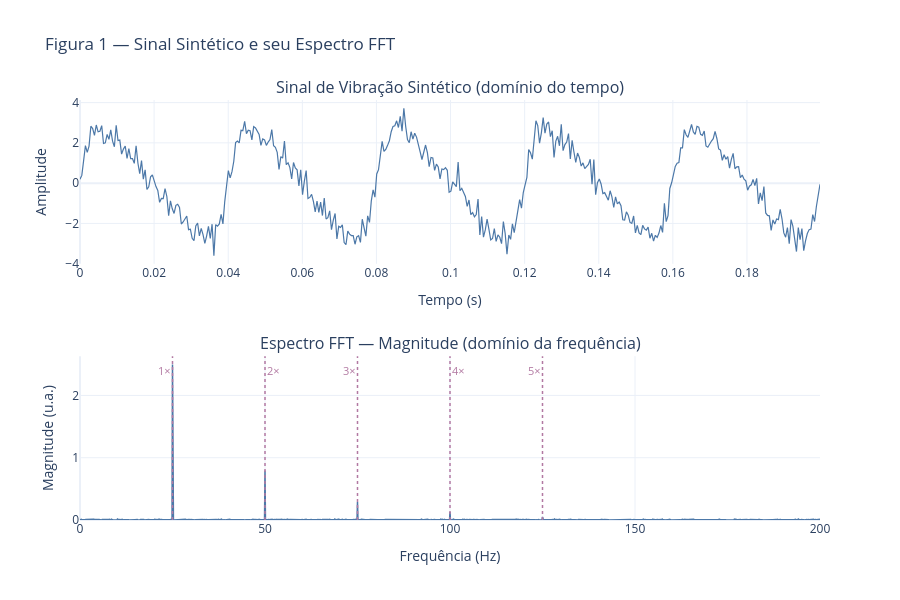

Notebook code for this chart:
### Code cell
# ── 3.2 Visualização — Sinal no tempo e espectro FFT ─────────────────────────
fig = make_subplots(
    rows=2, cols=1,
    subplot_titles=("Sinal de Vibração Sintético (domínio do tempo)",
                    "Espectro FFT — Magnitude (domínio da frequência)"),
    vertical_spacing=0.22
)

# Painel 1 — Sinal no tempo (primeiros 200 ms)
mask_t = t <= 0.2
fig.add_trace(
    go.Scatter(x=t[mask_t], y=sinal[mask_t],
               line=dict(color=COR_ESPECTRO, width=1.2),
               name="Sinal"),
    row=1, col=1
)

# Painel 2 — Espectro FFT (0–200 Hz)
mask_f = freqs_sint <= 200
fig.add_trace(
    go.Scatter(x=freqs_sint[mask_f], y=espectro_sint[mask_f],
               line=dict(color=COR_ESPECTRO, width=1.5),
               fill="tozeroy", fillcolor="rgba(76,120,168,0.15)",
               name="FFT"),
    row=2, col=1
)

# Marca as harmônicas verdadeiras
_harm_positions = [
    ("top left",  -5),
    ("top right", -5),
    ("top left",  -5),
    ("top right", -5),
    ("top left",  -5),
]
for k, (_pos, _ysh) in zip(range(1, 6), _harm_positions):
    fk = k * F0
    fig.add_vline(
        x=fk, line=dict(color=COR_HARMONICAS, dash="dot", width=1.5),
        annotation_text=f"{k}×", annotation_position=_pos,
        annotation_yshift=_ysh,
        annotation_font=dict(color=COR_HARMONICAS, size=11),
        row=2, col=1
    )

fig.update_xaxes(title_text="Tempo (s)", row=1, col=1)
fig.update_xaxes(title_text="Frequência (Hz)", row=2, col=1)
fig.update_yaxes(title_text="Amplitude", row=1, col=1)
fig.update_yaxes(title_text="Magnitude (u.a.)", row=2, col=1)

fig.update_layout(
    title="Figura 1 — Sinal Sintético e seu Espectro FFT",
    height=600, showlegend=False,
    template="plotly_white"
)
fig.show()

### Figure 1 — Plotly figure (JSON) as saved in the notebook; plotly's stock layout.template omitted (floating-point values rounded to 4 significant figures; data arrays with more than 128 entries replaced by an {"elided": "..."} marker saying what was removed)
{"data": [{"line": {"color": "#4C78A8", "width": 1.2}, "name": "Sinal", "type": "scatter", "x": {"elided": "410 float values"}, "xaxis": "x", "y": {"elided": "410 float values"}, "yaxis": "y"}, {"fill": "tozeroy", "fillcolor": "rgba(76,120,168,0.15)", "line": {"color": "#4C78A8", "width": 1.5}, "name": "FFT", "type": "scatter", "x": {"elided": "1601 float values"}, "xaxis": "x2", "y": {"elided": "1601 float values"}, "yaxis": "y2"}], "layout": {"annotations": [{"font": {"size": 16}, "showarrow": false, "text": "Sinal de Vibração Sintético (domínio do tempo)", "x": 0.5, "xanchor": "center", "xref": "paper", "y": 1, "yanchor": "bottom", "yref": "paper"}, {"font": {"size": 16}, "showarrow": false, "text": "Espectro FFT — Magnitude (domínio da frequência)", "x": 0.5, "xanchor": "center", "xref": "paper", "y": 0.39, "yanchor": "bottom", "yref": "paper"}, {"font": {"color": "#B279A2", "size": 11}, "showarrow": false, "text": "1×", "x": 25, "xanchor": "right", "xref": "x2", "y": 1, "yanchor": "top", "yref": "y2 domain", "yshift": -5}, {"font": {"color": "#B279A2", "size": 11}, "showarrow": false, "text": "2×", "x": 50, "xanchor": "left", "xref": "x2", "y": 1, "yanchor": "top", "yref": "y2 domain", "yshift": -5}, {"font": {"color": "#B279A2", "size": 11}, "showarrow": false, "text": "3×", "x": 75, "xanchor": "right", "xref": "x2", "y": 1, "yanchor": "top", "yref": "y2 domain", "yshift": -5}, {"font": {"color": "#B279A2", "size": 11}, "showarrow": false, "text": "4×", "x": 100, "xanchor": "left", "xref": "x2", "y": 1, "yanchor": "top", "yref": "y2 domain", "yshift": -5}, {"font": {"color": "#B279A2", "size": 11}, "showarrow": false, "text": "5×", "x": 125, "xanchor": "right", "xref": "x2", "y": 1, "yanchor": "top", "yref": "y2 domain", "yshift": -5}], "height": 600, "shapes": [{"line": {"color": "#B279A2", "dash": "dot", "width": 1.5}, "type": "line", "x0": 25, "x1": 25, "xref": "x2", "y0": 0, "y1": 1, "yref": "y2 domain"}, {"line": {"color": "#B279A2", "dash": "dot", "width": 1.5}, "type": "line", "x0": 50, "x1": 50, "xref": "x2", "y0": 0, "y1": 1, "yref": "y2 domain"}, {"line": {"color": "#B279A2", "dash": "dot", "width": 1.5}, "type": "line", "x0": 75, "x1": 75, "xref": "x2", "y0": 0, "y1": 1, "yref": "y2 domain"}, {"line": {"color": "#B279A2", "dash": "dot", "width": 1.5}, "type": "line", "x0": 100, "x1": 100, "xref": "x2", "y0": 0, "y1": 1, "yref": "y2 domain"}, {"line": {"color": "#B279A2", "dash": "dot", "width": 1.5}, "type": "line", "x0": 125, "x1": 125, "xref": "x2", "y0": 0, "y1": 1, "yref": "y2 domain"}], "showlegend": false, "title": {"text": "Figura 1 — Sinal Sintético e seu Espectro FFT"}, "xaxis": {"anchor": "y", "domain": [0, 1], "title": {"text": "Tempo (s)"}}, "xaxis2": {"anchor": "y2", "domain": [0, 1], "title": {"text": "Frequência (Hz)"}}, "yaxis": {"anchor": "x", "domain": [0.61, 1], "title": {"text": "Amplitude"}}, "yaxis2": {"anchor": "x2", "domain": [0, 0.39], "title": {"text": "Magnitude (u.a.)"}}}}
